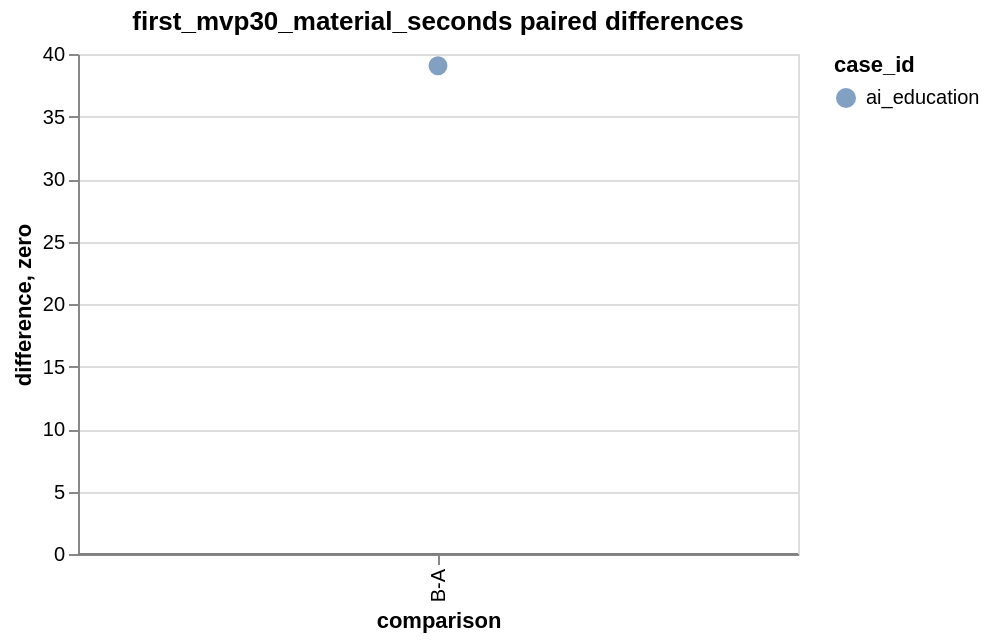

Vega-Lite specification stored for this chart:
### Vega-Lite specification from a JSON file in a GitHub repository (floating-point values rounded to 4 significant figures)
{"config": {"view": {"continuousWidth": 300, "continuousHeight": 300}}, "layer": [{"data": {"values": [{"case_id": "ai_education", "comparison": "B-A", "difference": 39.06}]}, "mark": {"type": "point", "filled": true, "size": 90}, "encoding": {"color": {"field": "case_id", "type": "nominal"}, "shape": {"field": "case_id", "type": "nominal"}, "tooltip": [{"field": "case_id", "type": "nominal"}, {"field": "comparison", "type": "nominal"}, {"field": "difference", "type": "quantitative"}], "x": {"field": "comparison", "sort": ["B-A", "C-B", "C-D"], "type": "nominal"}, "y": {"field": "difference", "type": "quantitative"}}, "title": "first_mvp30_material_seconds paired differences"}, {"data": {"values": [{"zero": 0}]}, "mark": {"type": "rule", "color": "gray"}, "encoding": {"y": {"field": "zero", "type": "quantitative"}}}], "height": 250, "width": 360, "$schema": "https://vega.github.io/schema/vega-lite/v6.4.1.json"}
